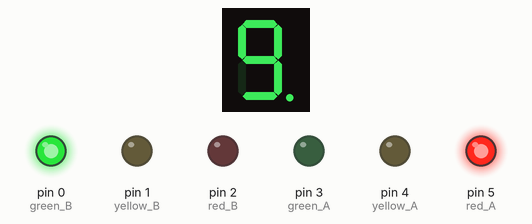
Simulated run of this sketch. Board: Arduino Uno, built with avr-gcc and run on an emulated ATmega328P. Shown: 1-digit seven-segment display, output pins drawn as LEDs (lit = HIGH). Wiring (inferred from the names in the program): 1-digit 7-segment display, segments lit when LOW: segments pin 11, pin 10, pin 7, pin 8, pin 9, pin 12, pin 13, pin 6. The segment pins are drawn as the display they are named for; pins used as bus, display or sensor lines are not drawn.

Above: at 0.1 s.
At 4.1 s:
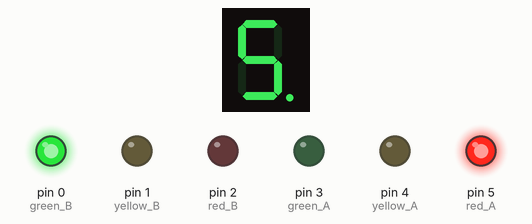
At 8.1 s:
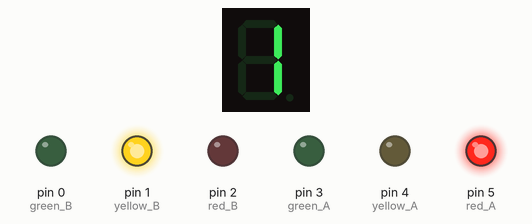
At 16.1 s:
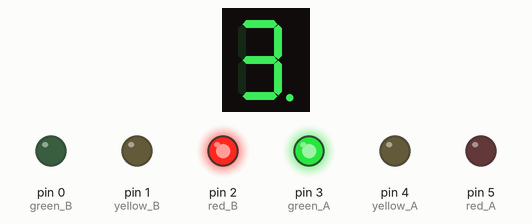
At 27.1 s:
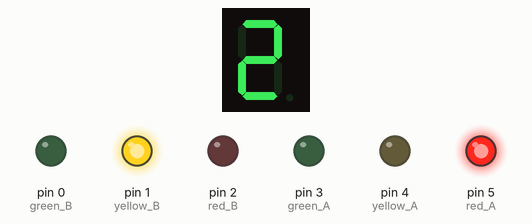
At 38.1 s:
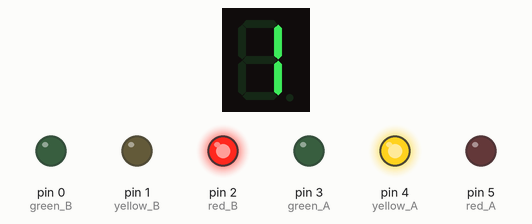
Timing chart, 0 to 40.0 s (numbered marks = the images above):
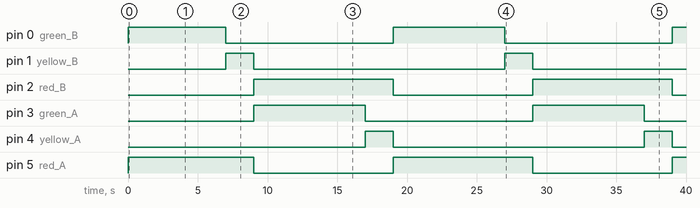

Measured:
- by itself, pin 0 (green_B): alternates HIGH for 7.5 s and LOW for 12.0 s
- by itself, pin 1 (yellow_B), pin 4 (yellow_A): alternates HIGH for 2.0 s and LOW for 18.0 s
- by itself, pin 2 (red_B): alternates HIGH for 10.0 s and LOW for 10.0 s
- by itself, pin 3 (green_A): alternates HIGH for 8.0 s and LOW for 12.0 s
- by itself, pin 5 (red_A): alternates HIGH for 9.5 s and LOW for 10.0 s
- what the display in image 1 shows lasts 1.0 s, from 4.0 s to 5.0 s

The sketch:

ex04.ino
```cpp
// Kịch bản: giao lộ B bên trái, giao lộ A bên phải
// Khai báo các chân led 7 đoạn
unsigned const int A = 11;
unsigned const int B = 10;
unsigned const int C = 7;
unsigned const int D = 8;
unsigned const int E = 9;
unsigned const int F = 12;
unsigned const int G = 13;
unsigned const int H = 6;
// Khai báo các chân led đèn giao thông
unsigned const int red_A = 5;
unsigned const int yellow_A = 4;
unsigned const int green_A = 3;
unsigned const int red_B = 2;
unsigned const int yellow_B = 1;
unsigned const int green_B = 0;

bool turn = 0; // 0: B, 1: A

void zero(void) {
  digitalWrite(A, LOW);
  digitalWrite(B, LOW);
  digitalWrite(C, LOW);
  digitalWrite(D, LOW);
  digitalWrite(E, LOW);
  digitalWrite(F, LOW);
  digitalWrite(G, HIGH);
  digitalWrite(H, LOW);
}

void one(void) {
  digitalWrite(A, HIGH);
  digitalWrite(B, LOW);
  digitalWrite(C, LOW);
  digitalWrite(D, HIGH);
  digitalWrite(E, HIGH);
  digitalWrite(F, HIGH);
  digitalWrite(G, HIGH);
  digitalWrite(H, HIGH);
}

void two(void) {
  digitalWrite(A, LOW);
  digitalWrite(B, LOW);
  digitalWrite(C, HIGH);
  digitalWrite(D, LOW);
  digitalWrite(E, LOW);
  digitalWrite(F, HIGH);
  digitalWrite(G, LOW);
  digitalWrite(H, HIGH);
}

void three(void) {
  digitalWrite(A, LOW);
  digitalWrite(B, LOW);
  digitalWrite(C, LOW);
  digitalWrite(D, LOW);
  digitalWrite(E, HIGH);
  digitalWrite(F, HIGH);
  digitalWrite(G, LOW);
  digitalWrite(H, LOW);

}

void four(void) {
  digitalWrite(A, HIGH);
  digitalWrite(B, LOW);
  digitalWrite(C, LOW);
  digitalWrite(D, HIGH);
  digitalWrite(E, HIGH);
  digitalWrite(F, LOW);
  digitalWrite(G, LOW);
  digitalWrite(H, LOW);
}

void five(void) {
  digitalWrite(A, LOW);
  digitalWrite(B, HIGH);
  digitalWrite(C, LOW);
  digitalWrite(D, LOW);
  digitalWrite(E, HIGH);
  digitalWrite(F, LOW);
  digitalWrite(G, LOW);
  digitalWrite(H, LOW);
}

void six(void) {
  digitalWrite(A, LOW);
  digitalWrite(B, HIGH);
  digitalWrite(C, LOW);
  digitalWrite(D, LOW);
  digitalWrite(E, LOW);
  digitalWrite(F, LOW);
  digitalWrite(G, LOW);
  digitalWrite(H, LOW);
}

void seven(void) {
  digitalWrite(A, LOW);
  digitalWrite(B, LOW);
  digitalWrite(C, LOW);
  digitalWrite(D, HIGH);
  digitalWrite(E, HIGH);
  digitalWrite(F, HIGH);
  digitalWrite(G, HIGH);
  digitalWrite(H, LOW);
}

void eight(void) {
  digitalWrite(A, LOW);
  digitalWrite(B, LOW);
  digitalWrite(C, LOW);
  digitalWrite(D, LOW);
  digitalWrite(E, LOW);
  digitalWrite(F, LOW);
  digitalWrite(G, LOW);
  digitalWrite(H, LOW);
}

void nine(void) {
  digitalWrite(A, LOW);
  digitalWrite(B, LOW);
  digitalWrite(C, LOW);
  digitalWrite(D, LOW);
  digitalWrite(E, HIGH);
  digitalWrite(F, LOW);
  digitalWrite(G, LOW);
  digitalWrite(H, LOW);
}

void traffic_light(void) {
    for (int i = 9; i >= 0; i--) { // Đếm ngược từ 9 về 0
        switch (i) {
            case 0:
                zero();
                if (turn == 0) {
                    // Giao lộ B hết lượt, giao lộ A được chạy
                    digitalWrite(red_A, LOW);
                    digitalWrite(yellow_B, LOW);
                    digitalWrite(green_A, HIGH);
                    digitalWrite(red_B, HIGH);
                    turn = 1;
                }
                else {
                    // Giao lộ A hết lượt, giao lộ B được chạy
                    digitalWrite(red_B, LOW);
                    digitalWrite(yellow_A, LOW);
                    digitalWrite(green_B, HIGH);
                    digitalWrite(red_A, HIGH);
                    turn = 0;
                }
                break;
            case 1:
                one();
                break;
            case 2:
                two();
                if (turn == 0) {
                    // Giao lộ B hết đèn xanh, chuyển sang đèn vàng
                    digitalWrite(green_B, LOW);
                    digitalWrite(yellow_B, HIGH);
                }
                else {
                    // Giao lộ A hết đèn xanh, chuyển sang đèn vàng
                    digitalWrite(green_A, LOW);
                    digitalWrite(yellow_A, HIGH);
                }
                break;
            case 3:
                three();
                break;
            case 4:
                four();
                break;
            case 5:
                five();
                break;
            case 6:
                six();
                break;
            case 7:
                seven();
                break;
            case 8:
                eight();
                break;
            case 9:
                nine();
                if (turn == 0) {
                    // Giao lộ A đang dừng, B đang chạy
                    digitalWrite(red_A, HIGH);
                    digitalWrite(green_B, HIGH);
                }
                else {
                    // Giao lộ B đang dừng, A đang chạy
                    digitalWrite(red_B, HIGH);
                    digitalWrite(green_A, HIGH);
                }
                break;
        }
        delay(1000);
    }
}

void setup(void)
{
  pinMode(A, OUTPUT);
  pinMode(B, OUTPUT);
  pinMode(C, OUTPUT);
  pinMode(D, OUTPUT);
  pinMode(E, OUTPUT);
  pinMode(F, OUTPUT);
  pinMode(G, OUTPUT);
  pinMode(H, OUTPUT);
  pinMode(red_A, OUTPUT);
  pinMode(yellow_A, OUTPUT);
  pinMode(green_A, OUTPUT);
  pinMode(red_B, OUTPUT);
  pinMode(yellow_B, OUTPUT);
  pinMode(green_B, OUTPUT);
}

void loop(void)
{
    traffic_light();
}
```
